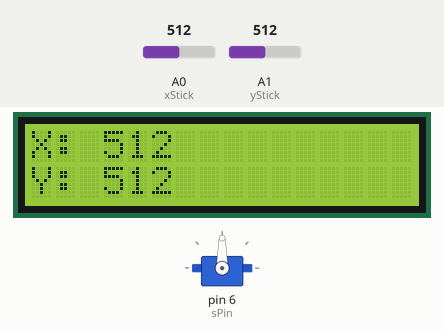
Simulated run of this sketch. Board: Arduino Uno, built with avr-gcc and run on an emulated ATmega328P. On the bench: servo, 16×2 character LCD. The test bench sets the inputs (shaded band); at power-on: A1 (yStick) = 512, A0 (xStick) = 512.

Above: at 1.2 s.
1.3 s: A1 (yStick) set to 716
At 2.1 s:
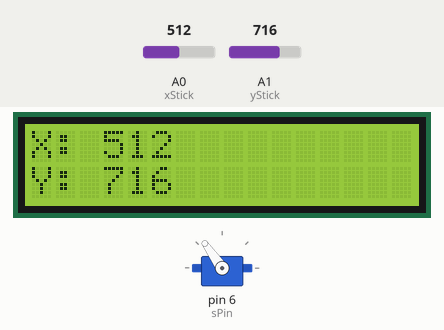
2.8 s: A1 (yStick) set to 900
At 4.0 s:
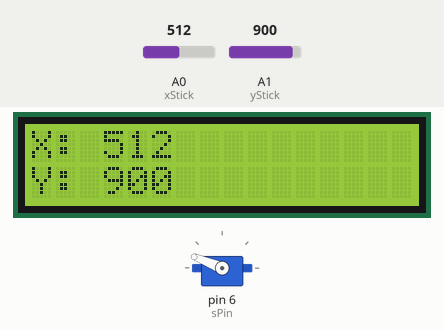
4.3 s: A1 (yStick) set to 1023
At 4.7 s:
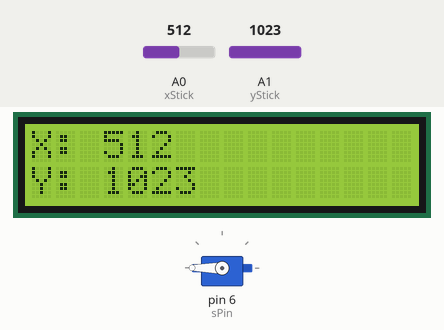
5.8 s: A1 (yStick) set to 306
At 7.0 s:
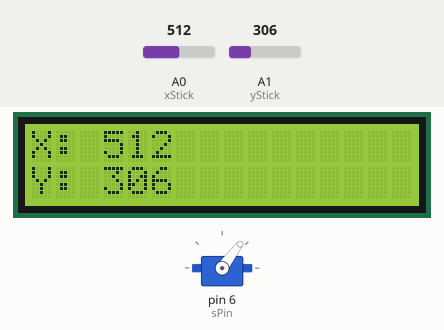
7.3 s: A0 (xStick) set to 716
At 8.5 s:
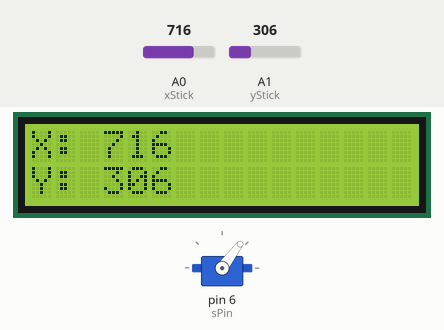
8.8 s: A1 (yStick) set to 122
At 9.2 s:
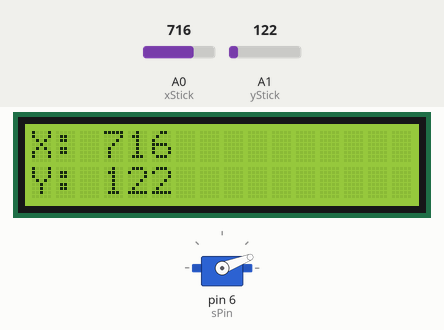
Timing chart, 0 to 11.3 s (numbered marks = the images above; inputs shaded):
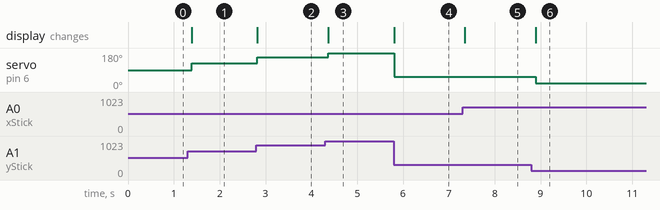

The sketch:

su_dung_joystick_de_dieu_khien_servo.ino
```cpp
#include <LiquidCrystal_I2C.h>
#include <Wire.h>
#include <Servo.h>
LiquidCrystal_I2C lcd(0x27,16,2);

const int xStick = A0;
const int yStick = A1;
const int sPin = 6;
Servo as;

int a;
void setup() {
  as.attach(sPin);
  Serial.begin(9600);
  lcd.init();
  lcd.backlight();
  as.write(90);
}
void loop() {
  lcd.setCursor(6,0);
  lcd.print("  ");
  lcd.setCursor(6,1);
  lcd.print("  ");
  lcd.setCursor(0,0);
  lcd.print("X:");
  lcd.setCursor(3,0);
  lcd.print(analogRead(xStick));
  lcd.setCursor(0,1);
  lcd.print("Y:");
  lcd.setCursor(3,1);
  lcd.print(analogRead(yStick));
  a = map(analogRead(yStick), 0, 1023, 0, 180);
  as.write(a);
  delay(100);
}
```

Measured:
- after the input at 1.3 s, servo on pin 6 (sPin): 90° → 125° after 0.09 s; the display: changes after 0.09 s (image 1)
- after the input at 2.8 s, servo on pin 6 (sPin): 125° → 158° at once; the display: changes at once (image 2)
- after the input at 4.3 s, servo on pin 6 (sPin): 158° → 180° after 0.07 s; the display: changes after 0.07 s (image 3)
- after the input at 5.8 s, servo on pin 6 (sPin): 180° → 53° at once; the display: changes at once (image 4)
- after the input at 7.3 s, the display: changes after 0.05 s (image 5)
- after the input at 8.8 s, servo on pin 6 (sPin): 53° → 21° after 0.10 s; the display: changes after 0.10 s (image 6)
